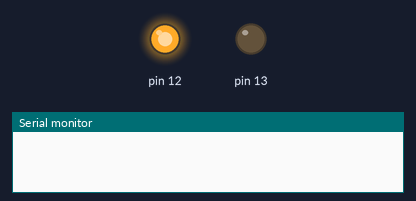
Simulated run of this sketch. Board: Arduino Uno, built with avr-gcc and run on an emulated ATmega328P. Parts: output pins drawn as LEDs (lit = HIGH), the last lines printed to the serial monitor.

Above: at 0.15 s.
At 2.46 s:
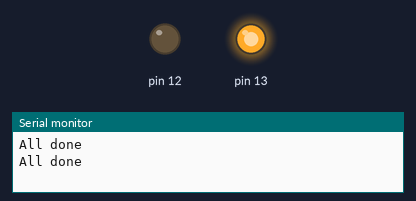
Timing chart, 0 to 3.0 s (numbered marks = the images above):
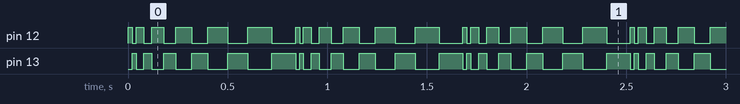

Measured:
- by itself, pin 12: repeats every 0.84 s: LOW 0.02 s, HIGH 0.04 s, LOW 0.04 s, HIGH 0.06 s, LOW 0.06 s, HIGH 0.08 s, LOW 0.08 s, HIGH 0.10 s, LOW 0.10 s, HIGH 0.12 s, LOW 0.12 s, HIGH 0.02 s
- by itself, pin 13: repeats every 0.84 s: LOW 0.04 s, HIGH 0.04 s, LOW 0.06 s, HIGH 0.06 s, LOW 0.08 s, HIGH 0.08 s, LOW 0.10 s, HIGH 0.10 s, LOW 0.12 s, HIGH 0.12 s, LOW 0.02 s, HIGH 0.02 s

The sketch:

Exercise_e_.ino
```cpp
// TestBiColorLed.ino
// Turn bi-color LED red, then green, then off in a loop.
// 4105054025、鄭琮寶

int counter; // 宣告counter變數

void setup() {
  Serial.begin(9600);  // 設定鮑率
  pinMode(12, OUTPUT); // 將12腳位輸出
  pinMode(13, OUTPUT); // 將13腳位輸出

}

void loop() {
  for(counter = 20; counter <= 120; counter += 20){ // 迴圈，並控制counter的初始值、最大上限和間格
    digitalWrite(12, HIGH); // 打開12腳位，也就是將其電壓變成"HIGH"
    digitalWrite(13, LOW);  // 關閉13腳位，也就是將其電壓變成"LOW"
    delay(counter); // delay counter ms
    digitalWrite(12, LOW);  // 關閉12腳位，也就是將其電壓變成"LOW"
    digitalWrite(13, HIGH); // 打開13腳位，也就是將其電壓變成"HIGH"
    delay(counter); // delay counter ms
  }
  Serial.println("All done"); // 在Terminal顯示文字

}
```
